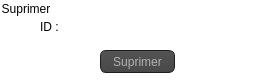
    <widget class="QGroupBox" name="groupBox">
     <property name="geometry">
      <rect>
       <x>740</x>
       <y>480</y>
       <width>261</width>
       <height>81</height>
      </rect>
     </property>
     <property name="styleSheet">
      <string notr="true">QGroupBox {
    background: transparent; /* Makes the background invisible */
    border: none; /* Removes the border */
}
</string>
     </property>
     <property name="title">
      <string>Suprimer</string>
     </property>
     <widget class="QLabel" name="label_7">
      <property name="geometry">
       <rect>
        <x>40</x>
        <y>20</y>
        <width>47</width>
        <height>14</height>
       </rect>
      </property>
      <property name="text">
       <string>ID :</string>
      </property>
     </widget>
     <widget class="QLineEdit" name="lineEdit_id_delete">
      <property name="geometry">
       <rect>
        <x>80</x>
        <y>20</y>
        <width>113</width>
        <height>20</height>
       </rect>
      </property>
      <property name="styleSheet">
       <string notr="true">QLineEdit{
    background-color: white;
    box-shadow: 2px 0.5px 5px 1px inset black;
    border-radius: 5px;
    width: 70%;
    padding-right: 10px;
    padding-left: 10px;
    text-align: left;
    color: #000;
    font-size:inherit;
    font-family: Arial, Helvetica, sans-serif;  
    font-weight:normal;
    font-variant:normal;
}
QLineEdit::hover{  color: black ;
background-color:orange;}
QLineEdit::focus{  color: black ;
background-color:white;}</string>
      </property>
     </widget>
     <widget class="QPushButton" name="pushButton_supprimer">
      <property name="geometry">
       <rect>
        <x>100</x>
        <y>50</y>
        <width>75</width>
        <height>23</height>
       </rect>
      </property>
      <property name="styleSheet">
       <string notr="true">QToolTip
{
     border: 1px solid black;
     background-color: #ffa02f;
     padding: 1px;
     border-radius: 3px;
     opacity: 100;
}

QWidget
{
    color: #b1b1b1;
    background-color: #323232;
}

QWidget:item:hover
{
    background-color: QLinearGradient( x1: 0, y1: 0, x2: 0, y2: 1, stop: 0 #ffa02f, stop: 1 #ca0619);
    color: #000000;
}

QWidget:item:selected
{
    background-color: QLinearGradient( x1: 0, y1: 0, x2: 0, y2: 1, stop: 0 #ffa02f, stop: 1 #d7801a);
}

QMenuBar::item
{
    background: transparent;
}

QMenuBar::item:selected
{
    background: transparent;
    border: 1px solid #ffaa00;
}

QMenuBar::item:pressed
{
    background: #444;
    border: 1px solid #000;
    background-color: QLinearGradient(
        x1:0, y1:0,
        x2:0, y2:1,
        stop:1 #212121,
        stop:0.4 #343434/*,
        stop:0.2 #343434,
        stop:0.1 #ffaa00*/
    );
    margin-bottom:-1px;
    padding-bottom:1px;
}

QMenu
{
    border: 1px solid #000;
}

QMenu::item
{
    padding: 2px 20px 2px 20px;
}

QMenu::item:selected
{
    color: #000000;
}

QWidget:disabled
{
    color: #404040;
    background-color: #323232;
}

QAbstractItemView
{
    background-color: QLinearGradient( x1: 0, y1: 0, x2: 0, y2: 1, stop: 0 #4d4d4d, stop: 0.1 #646464, stop: 1 #5d5d5d);
}

QWidget:focus
{
    /*border: 2px solid QLinearGradient( x1: 0, y1: 0, x2: 0, y2: 1, stop: 0 #ffa02f, stop: 1 #d7801a);*/
}

QLineEdit
{
    background-color: QLinearGradient( x1: 0, y1: 0, x2: 0, y2: 1, stop: 0 #4d4d4d, stop: 0 #646464, stop: 1 #5d5d5d);
    padding: 1px;
    border-style: solid;
    border: 1px solid #1e1e1e;
    border-radius: 5;
}

QPushButton
{
    color: #b1b1b1;
    background-color: QLinearGradient( x1: 0, y1: 0, x2: 0, y2: 1, stop: 0 #565656, stop: 0.1 #525252, stop: 0.5 #4e4e4e, stop: 0.9 #4a4a4a, stop: 1 #464646);
    border-width: 1px;
    border-color: #1e1e1e;
    border-style: solid;
    border-radius: 6;
    padding: 3px;
    font-size: 12px;
    padding-left: 5px;
    padding-right: 5px;
}

QPushButton:pressed
{
    background-color: QLinearGradient( x1: 0, y1: 0, x2: 0, y2: 1, stop: 0 #2d2d2d, stop: 0.1 #2b2b2b, stop: 0.5 #292929, stop: 0.9 #282828, stop: 1 #252525);
}

QComboBox
{
    selection-background-color: #ffaa00;
    background-color: QLinearGradient( x1: 0, y1: 0, x2: 0, y2: 1, stop: 0 #565656, stop: 0.1 #525252, stop: 0.5 #4e4e4e, stop: 0.9 #4a4a4a, stop: 1 #464646);
    border-style: solid;
    border: 1px solid #1e1e1e;
    border-radius: 5;
}

QComboBox:hover,QPushButton:hover
{
    border: 2px solid QLinearGradient( x1: 0, y1: 0, x2: 0, y2: 1, stop: 0 #ffa02f, stop: 1 #d7801a);
}


QComboBox:on
{
    padding-top: 3px;
    padding-left: 4px;
    background-color: QLinearGradient( x1: 0, y1: 0, x2: 0, y2: 1, stop: 0 #2d2d2d, stop: 0.1 #2b2b2b, stop: 0.5 #292929, stop: 0.9 #282828, stop: 1 #252525);
    selection-background-color: #ffaa00;
}

QComboBox QAbstractItemView
{
    border: 2px solid darkgray;
    selection-background-color: QLinearGradient( x1: 0, y1: 0, x2: 0, y2: 1, stop: 0 #ffa02f, stop: 1 #d7801a);
}

QComboBox::drop-down
{
     subcontrol-origin: padding;
     subcontrol-position: top right;
     width: 15px;

     border-left-width: 0px;
     border-left-color: darkgray;
     border-left-style: solid; /* just a single line */
     border-top-right-radius: 3px; /* same radius as the QComboBox */
     border-bottom-right-radius: 3px;
 }

QComboBox::down-arrow
{
     image: url(:/down_arrow.png);
}

QGroupBox:focus
{
border: 2px solid QLinearGradient( x1: 0, y1: 0, x2: 0, y2: 1, stop: 0 #ffa02f, stop: 1 #d7801a);
}

QTextEdit:focus
{
    border: 2px solid QLinearGradient( x1: 0, y1: 0, x2: 0, y2: 1, stop: 0 #ffa02f, stop: 1 #d7801a);
}

QScrollBar:horizontal {
     border: 1px solid #222222;
     background: QLinearGradient( x1: 0, y1: 0, x2: 0, y2: 1, stop: 0.0 #121212, stop: 0.2 #282828, stop: 1 #484848);
     height: 7px;
     margin: 0px 16px 0 16px;
}

QScrollBar::handle:horizontal
{
      background: QLinearGradient( x1: 0, y1: 0, x2: 1, y2: 0, stop: 0 #ffa02f, stop: 0.5 #d7801a, stop: 1 #ffa02f);
      min-height: 20px;
      border-radius: 2px;
}

QScrollBar::add-line:horizontal {
      border: 1px solid #1b1b19;
      border-radius: 2px;
      background: QLinearGradient( x1: 0, y1: 0, x2: 1, y2: 0, stop: 0 #ffa02f, stop: 1 #d7801a);
      width: 14px;
      subcontrol-position: right;
      subcontrol-origin: margin;
}

QScrollBar::sub-line:horizontal {
      border: 1px solid #1b1b19;
      border-radius: 2px;
      background: QLinearGradient( x1: 0, y1: 0, x2: 1, y2: 0, stop: 0 #ffa02f, stop: 1 #d7801a);
      width: 14px;
     subcontrol-position: left;
     subcontrol-origin: margin;
}

QScrollBar::right-arrow:horizontal, QScrollBar::left-arrow:horizontal
{
      border: 1px solid black;
      width: 1px;
      height: 1px;
      background: white;
}

QScrollBar::add-page:horizontal, QScrollBar::sub-page:horizontal
{
      background: none;
}

QScrollBar:vertical
{
      background: QLinearGradient( x1: 0, y1: 0, x2: 1, y2: 0, stop: 0.0 #121212, stop: 0.2 #282828, stop: 1 #484848);
      width: 7px;
      margin: 16px 0 16px 0;
      border: 1px solid #222222;
}

QScrollBar::handle:vertical
{
      background: QLinearGradient( x1: 0, y1: 0, x2: 0, y2: 1, stop: 0 #ffa02f, stop: 0.5 #d7801a, stop: 1 #ffa02f);
      min-height: 20px;
      border-radius: 2px;
}

QScrollBar::add-line:vertical
{
      border: 1px solid #1b1b19;
      border-radius: 2px;
      background: QLinearGradient( x1: 0, y1: 0, x2: 0, y2: 1, stop: 0 #ffa02f, stop: 1 #d7801a);
      height: 14px;
      subcontrol-position: bottom;
      subcontrol-origin: margin;
}

QScrollBar::sub-line:vertical
{
      border: 1px solid #1b1b19;
      border-radius: 2px;
      background: QLinearGradient( x1: 0, y1: 0, x2: 0, y2: 1, stop: 0 #d7801a, stop: 1 #ffa02f);
      height: 14px;
      subcontrol-position: top;
      subcontrol-origin: margin;
}

QScrollBar::up-arrow:vertical, QScrollBar::down-arrow:vertical
{
      border: 1px solid black;
      width: 1px;
      height: 1px;
      background: white;
}


QScrollBar::add-page:vertical, QScrollBar::sub-page:vertical
{
      background: none;
}

QTextEdit
{
    background-color: #242424;
}

QPlainTextEdit
{
    background-color: #242424;
}

QHeaderView::section
{
    background-color: QLinearGradient(x1:0, y1:0, x2:0, y2:1, stop:0 #616161, stop: 0.5 #505050, stop: 0.6 #434343, stop:1 #656565);
    color: white;
    padding-left: 4px;
    border: 1px solid #6c6c6c;
}

QCheckBox:disabled
{
color: #414141;
}

QDockWidget::title
{
    text-align: center;
    spacing: 3px; /* spacing between items in the tool bar */
    background-color: QLinearGradient(x1:0, y1:0, x2:0, y2:1, stop:0 #323232, stop: 0.5 #242424, stop:1 #323232);
}

QDockWidget::close-button, QDockWidget::float-button
{
    text-align: center;
    spacing: 1px; /* spacing between items in the tool bar */
    background-color: QLinearGradient(x1:0, y1:0, x2:0, y2:1, stop:0 #323232, stop: 0.5 #242424, stop:1 #323232);
}

QDockWidget::close-button:hover, QDockWidget::float-button:hover
{
    background: #242424;
}

QDockWidget::close-button:pressed, QDockWidget::float-button:pressed
{
    padding: 1px -1px -1px 1px;
}

QMainWindow::separator
{
    background-color: QLinearGradient(x1:0, y1:0, x2:0, y2:1, stop:0 #161616, stop: 0.5 #151515, stop: 0.6 #212121, stop:1 #343434);
    color: white;
    padding-left: 4px;
    border: 1px solid #4c4c4c;
    spacing: 3px; /* spacing between items in the tool bar */
}

QMainWindow::separator:hover
{

    background-color: QLinearGradient(x1:0, y1:0, x2:0, y2:1, stop:0 #d7801a, stop:0.5 #b56c17 stop:1 #ffa02f);
    color: white;
    padding-left: 4px;
    border: 1px solid #6c6c6c;
    spacing: 3px; /* spacing between items in the tool bar */
}

QToolBar::handle
{
     spacing: 3px; /* spacing between items in the tool bar */
     background: url(:/images/handle.png);
}

QMenu::separator
{
    height: 2px;
    background-color: QLinearGradient(x1:0, y1:0, x2:0, y2:1, stop:0 #161616, stop: 0.5 #151515, stop: 0.6 #212121, stop:1 #343434);
    color: white;
    padding-left: 4px;
    margin-left: 10px;
    margin-right: 5px;
}

QProgressBar
{
    border: 2px solid grey;
    border-radius: 5px;
    text-align: center;
}

QProgressBar::chunk
{
    background-color: #d7801a;
    width: 2.15px;
    margin: 0.5px;
}

QTabBar::tab {
    color: #b1b1b1;
    border: 1px solid #444;
    border-bottom-style: none;
    background-color: #323232;
    padding-left: 10px;
    padding-right: 10px;
    padding-top: 3px;
    padding-bottom: 2px;
    margin-right: -1px;
}

QTabWidget::pane {
    border: 1px solid #444;
    top: 1px;
}

QTabBar::tab:last
{
    margin-right: 0; /* the last selected tab has nothing to overlap with on the right */
    border-top-right-radius: 3px;
}

QTabBar::tab:first:!selected
{
 margin-left: 0px; /* the last selected tab has nothing to overlap with on the right */


    border-top-left-radius: 3px;
}

QTabBar::tab:!selected
{
    color: #b1b1b1;
    border-bottom-style: solid;
    margin-top: 3px;
    background-color: QLinearGradient(x1:0, y1:0, x2:0, y2:1, stop:1 #212121, stop:.4 #343434);
}

QTabBar::tab:selected
{
    border-top-left-radius: 3px;
    border-top-right-radius: 3px;
    margin-bottom: 0px;
}

QTabBar::tab:!selected:hover
{
    /*border-top: 2px solid #ffaa00;
    padding-bottom: 3px;*/
    border-top-left-radius: 3px;
    border-top-right-radius: 3px;
    background-color: QLinearGradient(x1:0, y1:0, x2:0, y2:1, stop:1 #212121, stop:0.4 #343434, stop:0.2 #343434, stop:0.1 #ffaa00);
}

QRadioButton::indicator:checked, QRadioButton::indicator:unchecked{
    color: #b1b1b1;
    background-color: #323232;
    border: 1px solid #b1b1b1;
    border-radius: 6px;
}

QRadioButton::indicator:checked
{
    background-color: qradialgradient(
        cx: 0.5, cy: 0.5,
        fx: 0.5, fy: 0.5,
        radius: 1.0,
        stop: 0.25 #ffaa00,
        stop: 0.3 #323232
    );
}

QCheckBox::indicator{
    color: #b1b1b1;
    background-color: #323232;
    border: 1px solid #b1b1b1;
    width: 9px;
    height: 9px;
}

QRadioButton::indicator
{
    border-radius: 6px;
}

QRadioButton::indicator:hover, QCheckBox::indicator:hover
{
    border: 1px solid #ffaa00;
}

QCheckBox::indicator:checked
{
    image:url(:/images/checkbox.png);
}

QCheckBox::indicator:disabled, QRadioButton::indicator:disabled
{
    border: 1px solid #444;
}</string>
      </property>
      <property name="text">
       <string>Suprimer</string>
      </property>
     </widget>
    </widget>
